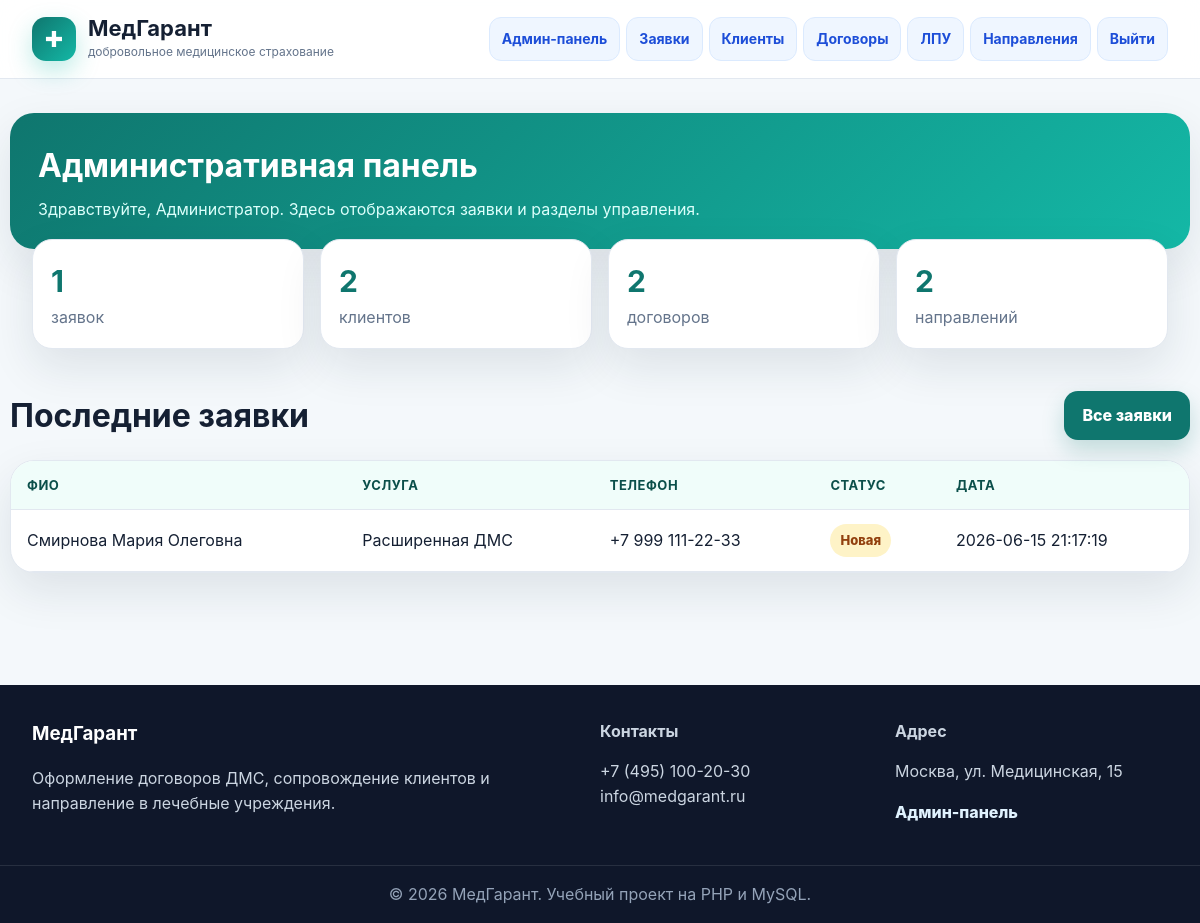
Page /admin.php (signed in) on the committed database.
### tables this page shows
CREATE TABLE service_applications (
  id INT AUTO_INCREMENT PRIMARY KEY,
  service_id INT NOT NULL,
  user_id INT NULL,
  full_name VARCHAR(150) NOT NULL,
  phone VARCHAR(50) NOT NULL,
  email VARCHAR(120),
  birth_date DATE NULL,
  comment TEXT,
  status ENUM('new','processing','approved','rejected') DEFAULT 'new',
  created_at TIMESTAMP DEFAULT CURRENT_TIMESTAMP,
  FOREIGN KEY (service_id) REFERENCES services(id) ON DELETE CASCADE,
  FOREIGN KEY (user_id) REFERENCES client_users(id) ON DELETE SET NULL
);

CREATE TABLE services (
  id INT AUTO_INCREMENT PRIMARY KEY,
  name VARCHAR(150) NOT NULL,
  description TEXT NOT NULL,
  price DECIMAL(10,2) NOT NULL,
  is_active TINYINT(1) DEFAULT 1,
  created_at TIMESTAMP DEFAULT CURRENT_TIMESTAMP
);

### includes/functions.php (called while the page is built)
<?php
function e($value) {
    return htmlspecialchars((string)$value, ENT_QUOTES, 'UTF-8');
}
function status_label($status) {
    $labels = [
        'active' => 'Активен', 'expired' => 'Истёк', 'draft' => 'Черновик',
        'new' => 'Новая', 'sent' => 'Отправлено', 'completed' => 'Выполнено', 'cancelled' => 'Отменено', 'processing' => 'В обработке', 'approved' => 'Одобрена', 'rejected' => 'Отклонена'
    ];
    return $labels[$status] ?? $status;
}
?>

### admin.php (the view)
<?php require 'config/db.php'; require 'includes/auth.php'; require_admin();
$counts=['applications'=>$pdo->query('SELECT COUNT(*) FROM service_applications')->fetchColumn(),'clients'=>$pdo->query('SELECT COUNT(*) FROM clients')->fetchColumn(),'policies'=>$pdo->query('SELECT COUNT(*) FROM policies')->fetchColumn(),'referrals'=>$pdo->query('SELECT COUNT(*) FROM referrals')->fetchColumn()];
$latest=$pdo->query('SELECT a.*, s.name service_name FROM service_applications a JOIN services s ON s.id=a.service_id ORDER BY a.id DESC LIMIT 5')->fetchAll(); include 'includes/header.php'; ?>
<section class="page-hero container"><div class="page-title"><h1>Административная панель</h1><p>Здравствуйте, <?= e($_SESSION['admin_name'] ?? 'администратор') ?>. Здесь отображаются заявки и разделы управления.</p></div></section><section class="container stats"><div class="stat"><b><?= $counts['applications'] ?></b><span>заявок</span></div><div class="stat"><b><?= $counts['clients'] ?></b><span>клиентов</span></div><div class="stat"><b><?= $counts['policies'] ?></b><span>договоров</span></div><div class="stat"><b><?= $counts['referrals'] ?></b><span>направлений</span></div></section><section class="section container"><div class="section-title"><h2>Последние заявки</h2><a class="btn" href="applications.php">Все заявки</a></div><div class="table-wrap"><table class="table"><tr><th>ФИО</th><th>Услуга</th><th>Телефон</th><th>Статус</th><th>Дата</th></tr><?php foreach($latest as $a): ?><tr><td><?= e($a['full_name']) ?></td><td><?= e($a['service_name']) ?></td><td><?= e($a['phone']) ?></td><td><span class="status <?= e($a['status']) ?>"><?= e(status_label($a['status'])) ?></span></td><td><?= e($a['created_at']) ?></td></tr><?php endforeach; ?></table></div></section><?php include 'includes/footer.php'; ?>

### assets/style.css (style rules this page uses)
:root { --primary:#0f766e;--primary-dark:#0b4f4a;--accent:#14b8a6;--bg:#f4f8fb;--text:#152033;--muted:#64748b;--card:#fff;--border:#e2e8f0;--danger:#dc2626;--shadow:0 18px 45px rgba(15,35,60,.10) }
* { box-sizing:border-box }
body { margin:0;font-family:Inter,Arial,sans-serif;background:var(--bg);color:var(--text);line-height:1.55 }
.container { max-width:1180px;margin:0 auto;padding:0 22px }
.btn { display:inline-flex;align-items:center;justify-content:center;gap:8px;background:var(--primary);color:white;border:0;border-radius:14px;padding:12px 18px;font-weight:800;text-decoration:none;cursor:pointer;box-shadow:0 10px 22px rgba(15,118,110,.22) }
.hero-card,.card,.form,.table-wrap { background:var(--card);border:1px solid var(--border);border-radius:24px;box-shadow:var(--shadow) }
.section { padding:42px 0 }
.section-title { display:flex;align-items:end;justify-content:space-between;gap:20px;margin-bottom:20px }
.section-title h2,.page-title h1 { margin:0;font-size:32px }
.section-title p,.page-title p { color:var(--muted);margin:6px 0 0 }
.page-hero { padding:34px 0 12px }
.page-title { background:linear-gradient(135deg,#0f766e,#14b8a6);color:white;border-radius:24px;padding:28px;box-shadow:var(--shadow) }
.page-title p { color:#dcfffb }
.table-wrap { overflow:auto;margin:20px 0 }
.table { width:100%;border-collapse:collapse;min-width:860px }
.table th,.table td { padding:14px 16px;border-bottom:1px solid var(--border);text-align:left }
.table th { background:#f0fdfa;color:var(--primary-dark);font-size:13px;text-transform:uppercase;letter-spacing:.04em }
.status { display:inline-block;padding:6px 10px;border-radius:999px;background:#e0f2fe;color:#075985;font-weight:800;font-size:13px }
.status.draft,.status.new { background:#fef3c7;color:#92400e }
.stats { display:grid;grid-template-columns:repeat(4,1fr);gap:16px;margin-top:-22px }
.stat { background:white;border:1px solid var(--border);border-radius:20px;padding:18px;box-shadow:var(--shadow) }
.stat b { font-size:30px;color:var(--primary) }
.stat span { display:block;color:var(--muted) }

### rows in the picture
service_applications: service "2", full_name "Смирнова Мария Олеговна", service.name "Расширенная ДМС", phone "+7 999 111-22-33", status "Новая", created_at "2026-06-15 21:17:19"

### other values in the picture
$title "Админ-панель"
$title "Заявки"
$title "Клиенты"
$title "Договоры"
$title "ЛПУ"
$title "Направления"
$_SESSION['admin_name'] "Администратор"
$counts['applications'] "1"
